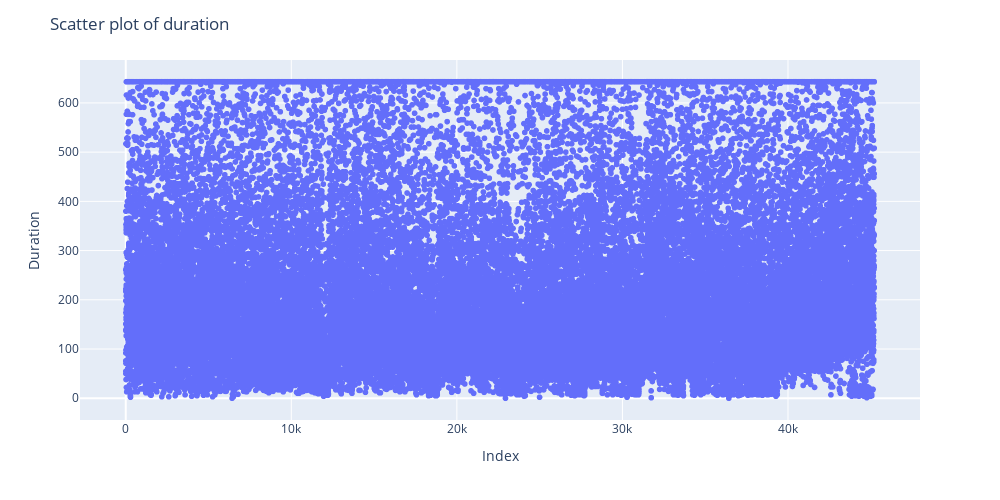

Notebook code cell kept with this figure:
### Markdown cell above
# ANALYSIS

1. People aged 30-40 have subscribed more.
2. People are insured throughout the entire day in a month.
3. The minimum duration of the call should be 100 seconds and max is 600+ sec.
4. A single call is often sufficient to convert the customer.

### Code cell
#for better understanding
import plotly.express as px

fig = px.scatter(df, x=df.index, y='dur', hover_data=['dur'])
fig.update_layout(
    title='Scatter plot of duration',
    xaxis_title='Index',
    yaxis_title='Duration',
    autosize=False,
    width=1000,
    height=500,
)
fig.show()

### Figure 1 — Plotly figure (JSON) as saved in the notebook; plotly's stock layout.template omitted (floating-point values rounded to 4 significant figures; data arrays with more than 128 entries replaced by an {"elided": "..."} marker saying what was removed)
{"data": [{"hovertemplate": "index=%{x}<br>dur=%{y}<extra></extra>", "legendgroup": "", "marker": {"color": "#636efa", "symbol": "circle"}, "mode": "markers", "name": "", "showlegend": false, "type": "scattergl", "x": {"elided": "45205 int values"}, "xaxis": "x", "y": {"elided": "45205 int values"}, "yaxis": "y"}], "layout": {"autosize": false, "height": 500, "legend": {"tracegroupgap": 0}, "margin": {"t": 60}, "title": {"text": "Scatter plot of duration"}, "width": 1000, "xaxis": {"anchor": "y", "domain": [0, 1], "title": {"text": "Index"}}, "yaxis": {"anchor": "x", "domain": [0, 1], "title": {"text": "Duration"}}}}
